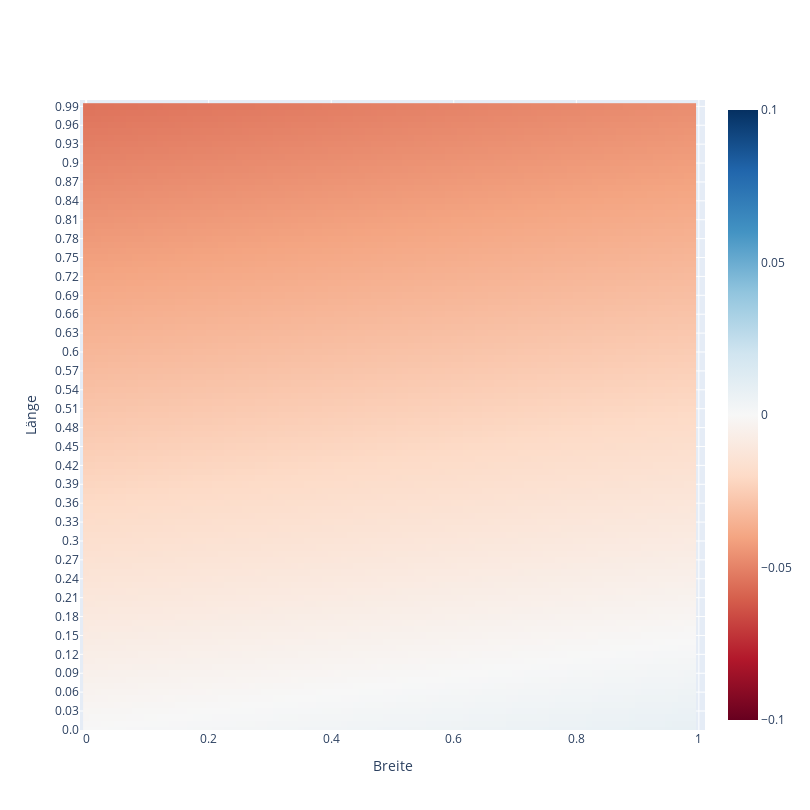

Notebook code cell kept with this figure:
### Code cell
#Heatmap erstellen
heatmap=pd.DataFrame()

for x in range(100):
    heatmap[str(x/100)] = [knn_output(y/100,x/100) for y in range(100)]
heatmap.index = [y/100 for y in range(100)]

#Heatmap visualisieren
heatmap.iplot('heatmap', xTitle='Breite', yTitle ='Länge',colorscale = 'RdBu', 
              layout = square_layout_heatmap, zmax = 0.1, zmin= -0.1)

### Figure 1 — Plotly figure (JSON) as saved in the notebook; plotly's stock layout.template omitted (floating-point values rounded to 4 significant figures; data arrays with more than 128 entries replaced by an {"elided": "..."} marker saying what was removed)
{"data": [{"colorscale": [[0, "rgb(103,0,31)"], [0.1, "rgb(178,24,43)"], [0.2, "rgb(214,96,77)"], [0.3, "rgb(244,165,130)"], [0.4, "rgb(253,219,199)"], [0.5, "rgb(247,247,247)"], [0.6, "rgb(209,229,240)"], [0.7, "rgb(146,197,222)"], [0.8, "rgb(67,147,195)"], [0.9, "rgb(33,102,172)"], [1, "rgb(5,48,97)"]], "type": "heatmap", "x": [0, 0.01, 0.02, 0.03, 0.04, 0.05, 0.06, 0.07, 0.08, 0.09, 0.1, 0.11, 0.12, 0.13, 0.14, 0.15, 0.16, 0.17, 0.18, 0.19, 0.2, 0.21, 0.22, 0.23, 0.24, 0.25, 0.26, 0.27, 0.28, 0.29, 0.3, 0.31, 0.32, 0.33, 0.34, 0.35, 0.36, 0.37, 0.38, 0.39, 0.4, 0.41, 0.42, 0.43, 0.44, 0.45, 0.46, 0.47, 0.48, 0.49, 0.5, 0.51, 0.52, 0.53, 0.54, 0.55, 0.56, 0.57, 0.58, 0.59, 0.6, 0.61, 0.62, 0.63, 0.64, 0.65, 0.66, 0.67, 0.68, 0.69, 0.7, 0.71, 0.72, 0.73, 0.74, 0.75, 0.76, 0.77, 0.78, 0.79, 0.8, 0.81, 0.82, 0.83, 0.84, 0.85, 0.86, 0.87, 0.88, 0.89, 0.9, 0.91, 0.92, 0.93, 0.94, 0.95, 0.96, 0.97, 0.98, 0.99], "y": ["0.0", "0.01", "0.02", "0.03", "0.04", "0.05", "0.06", "0.07", "0.08", "0.09", "0.1", "0.11", "0.12", "0.13", "0.14", "0.15", "0.16", "0.17", "0.18", "0.19", "0.2", "0.21", "0.22", "0.23", "0.24", "0.25", "0.26", "0.27", "0.28", "0.29", "0.3", "0.31", "0.32", "0.33", "0.34", "0.35", "0.36", "0.37", "0.38", "0.39", "0.4", "0.41", "0.42", "0.43", "0.44", "0.45", "0.46", "0.47", "0.48", "0.49", "0.5", "0.51", "0.52", "0.53", "0.54", "0.55", "0.56", "0.57", "0.58", "0.59", "0.6", "0.61", "0.62", "0.63", "0.64", "0.65", "0.66", "0.67", "0.68", "0.69", "0.7", "0.71", "0.72", "0.73", "0.74", "0.75", "0.76", "0.77", "0.78", "0.79", "0.8", "0.81", "0.82", "0.83", "0.84", "0.85", "0.86", "0.87", "0.88", "0.89", "0.9", "0.91", "0.92", "0.93", "0.94", "0.95", "0.96", "0.97", "0.98", "0.99"], "z": {"elided": "100x100 float values"}, "zmax": 0.1, "zmin": -0.1}], "layout": {"height": 810, "width": 810, "xaxis": {"range": [-0.01, 1.01], "title": {"text": "Breite"}}, "yaxis": {"range": [-0.01, 100.0], "title": {"text": "Länge"}}}}
